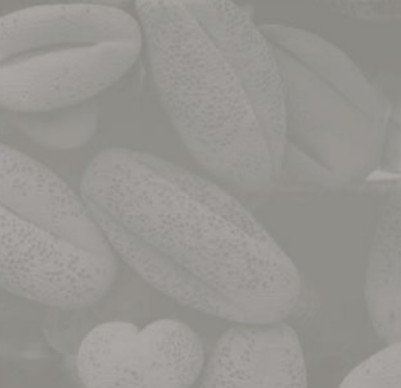
#> input picture Filter in space domain/hatgao.jpg, 401 x 388 px, found by its file name
$ python imnoise.py
#> lines starting #> are read from the running program, lines starting #| are printed output that depends on the picture
import numpy as np
import cv2
import random as r
def addSaltGray(image,n): #add salt-&-pepper noise in grayscale image

#> called with n = 0.5
    k=0
    salt=True
    ih=image.shape[0]
#> ih = 388
    iw=image.shape[1]
#> iw = 401
    noisypixels=(ih*iw*n)/100
#> noisypixels = 777.9

    for i in range(ih*iw):
        if k<noisypixels:  #keep track of noise level
                if salt==True:
                        image[r.randrange(0,ih)][r.randrange(0,iw)]=255
                        salt=False
                else:
                        image[r.randrange(0,ih)][r.randrange(0,iw)]=0
                        salt=True
                k+=1
        else:
            break
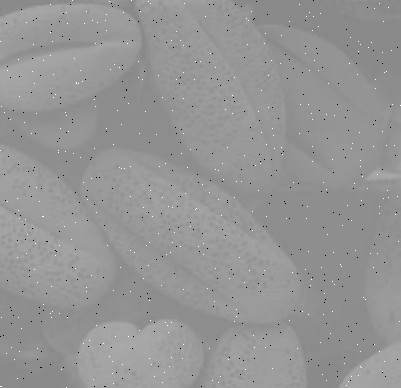
#> image: shape (388, 401); min 0, max 255, mean 149.2
#> after the loop, k = 778
    return image

image=cv2.imread("D:\Python_CV\Filter in space domain\hatgao.jpg",0)
cv2.imshow("Original",image)
salt_image=addSaltGray(image,0.5)
# salt_image=imnoise(image,'salt & pepper',0.05);
cv2.imshow('salt_image',salt_image)
cv2.waitKey(0)
